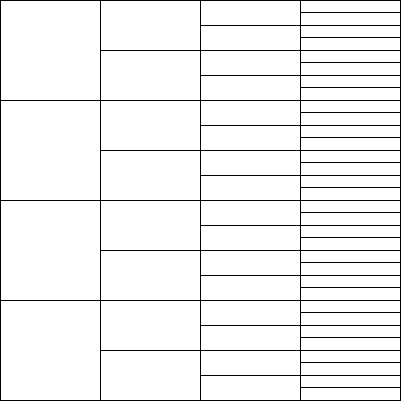
Frame 1 (no input)
Frame 2 (the mouse pressed at the canvas centre, redrawn once): identical to frame 1, image omitted

The Processing sketch that drew this single still picture (run headless with seeded random() and noise(); the mouse was pressed at the canvas centre and the sketch redrawn once):

// Processing sketch: processing_8995
// ── processing_8995.pde

/*

  gmc_muster0016
  Gestalten mit Code
  FH Mainz
  
  Steffen Henschel
  2010 04 20
  
  */

int count = 4;

void setup()
{
  size( 404, 404 );
  background( 255 );
}

void draw()
{  
  for( int ix = 0; ix < count; ix++ )
  {
    for( int iy = 1; iy < pow(count/2, ix+2)+1; iy++ )
    {
      //println(ix + "," + iy);
      rect( 100*(ix), 100*(iy-1)/(pow(2, ix)), 100, 100/(pow( 2, ix ) ) );  // !!BÄÄM!!
    }
  }
  noLoop();
}
